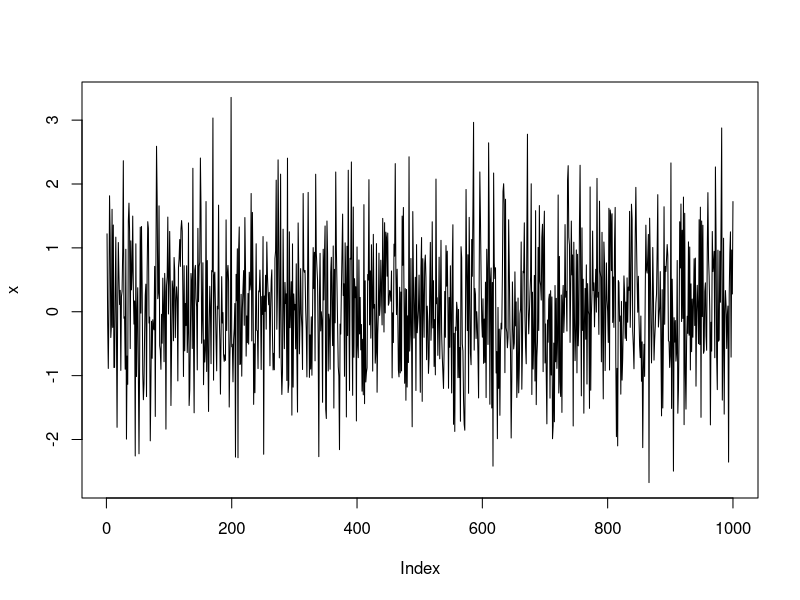

The R script that drew this image:
## ---- chunk 1
# simulando uma va com distribuição normal padrão.

x <- rnorm(1000)

# grafico de linha da variavel simulada do meu coração
plot(x, type = "l")
